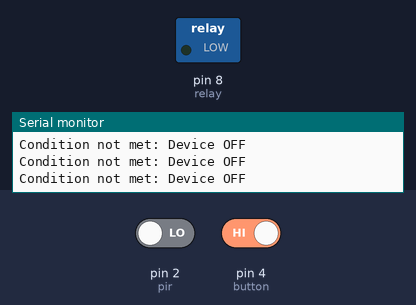
Recording of a sketch running on a simulated Arduino Uno, built with avr-gcc and run on an emulated ATmega328P. Parts: switched loads named in the sketch (green lamp = pin HIGH), the last lines printed to the serial monitor. The test bench sets the inputs (shaded band); at power-on: pin 2 (pir) LOW, pin 4 (button) HIGH.

Above: at 1.2 s.
1.3 s: pin 2 (pir) driven HIGH and pin 4 (button) driven LOW
At 2.1 s:
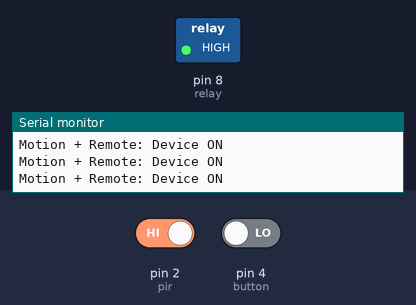
2.9 s: pin 2 (pir) driven LOW
At 3.4 s:
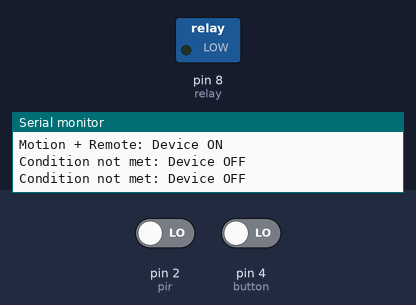
4.5 s: pin 2 (pir) driven HIGH
At 5.9 s:
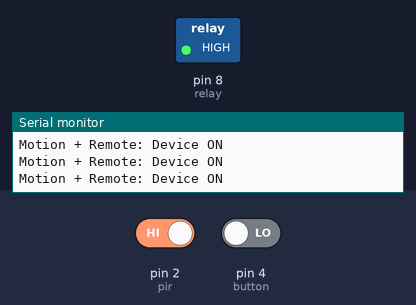
Timing chart, 0 to 7.5 s (numbered marks = the images above; inputs shaded):
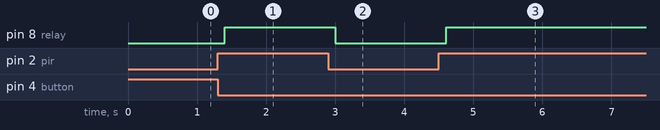

The sketch:

Code.ino
```cpp
// Sensor reading and device control example

int pir = 2;         // PIR sensor pin
int relay = 8;       // Appliance (LED/Fan)
int button = 4;      // Remote control input (simulate Bluetooth)

void setup() {
  pinMode(pir, INPUT);
  pinMode(relay, OUTPUT);
  pinMode(button, INPUT_PULLUP); // HIGH by default, LOW when pressed
  Serial.begin(9600);
}

void loop() {
  bool motion = digitalRead(pir);             // Motion from PIR
  bool remote = !digitalRead(button);         // Button press = LOW

  if (motion && remote) {
    digitalWrite(relay, HIGH);                // Turn ON
    Serial.println("Motion + Remote: Device ON");
  } else {
    digitalWrite(relay, LOW);                 // Turn OFF
    Serial.println("Condition not met: Device OFF");
  }

  delay(200);
}
```

Measured:
- after the input at 1.3 s, pin 8 (relay): LOW → HIGH after 0.10 s
- after the input at 2.9 s, pin 8 (relay): HIGH → LOW after 0.10 s
- after the input at 4.5 s, pin 8 (relay): LOW → HIGH after 0.11 s
